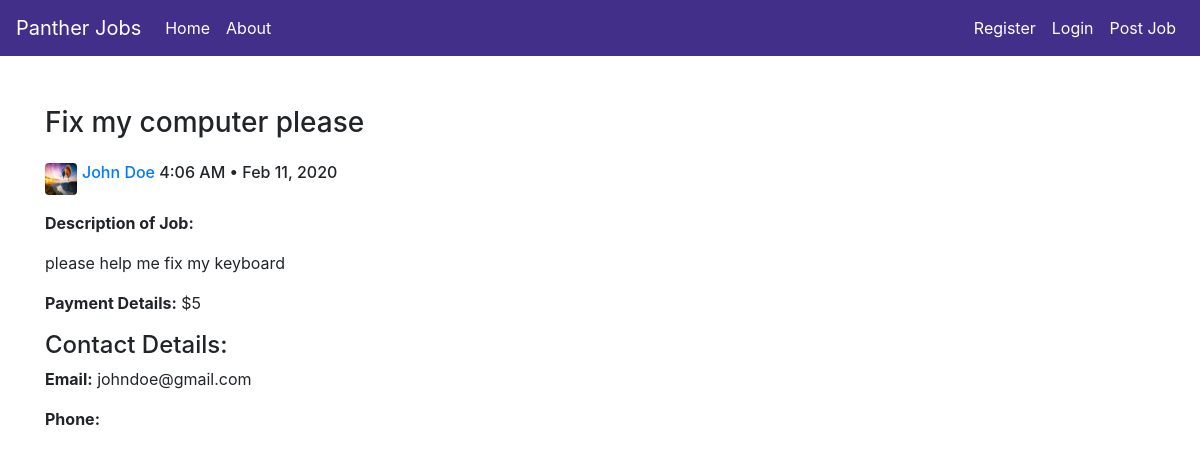
/post/6, run on the app's committed database.
### pantherjobs/models.py (models this page shows, shortened)
class Post(db.Model):
    id = db.Column(db.Integer, primary_key=True, autoincrement=True)
    title = db.Column(db.String(100), nullable=False)
    date_posted = db.Column(db.DateTime, nullable=False, default=datetime.utcnow)
    content = db.Column(db.Text, nullable=False)
    job_timeframe = db.Column(db.Text, nullable=False)
    payment = db.Column(db.Text, nullable=False)
    email = db.Column(db.String(120), nullable=False)
    phone = db.Column(db.Text, nullable=True)
    user_id = db.Column(db.Integer, db.ForeignKey('user.id'), nullable=False)

class User(db.Model, UserMixin):
    id = db.Column(db.Integer, primary_key=True, autoincrement=True)
    fullname = db.Column(db.String(40), unique=True, nullable=False)
    email = db.Column(db.String(120), unique=True, nullable=False)
    image_file = db.Column(db.String(20), nullable=False, default='default.jpg')
    password = db.Column(db.String(60), nullable=False)
    posts = db.relationship('Post', backref='author', lazy=True)

### pantherjobs/routes.py (the view)
@app.route('/post/<int:post_id>')
def post(post_id):
    post = Post.query.get_or_404(post_id)
    return render_template('post.html', post=post, title=post.title)

### pantherjobs/templates/post.html (shortened to what this page needs)
 {% extends "layout.html"%}
{% block content %}
    <h3 style="padding-bottom: 15px;">{{ post.title }}</h3>
    <div class="d-flex flex-row bd-highlight mb-3">
        <img src="{{ url_for('static', filename='/profile_pics/' + post.author.image_file ) }}" alt=""
        class="rounded" height="32" width="32">
        <h6 class="card-text" style="padding-left: 5px;">
            <a href="{{ url_for('user_posts', fullname=post.author.fullname) }}">{{ post.author['fullname'] }} </a>
            {{ post.date_posted.strftime('%-I:%M %p • %b %-d, %Y') }}
        </h6>
    </div>
        <p><b>Description of Job:</b></p>
        <p>{{ post.content }}</p>
    <div>
    <div>
        <p><b>Payment Details:</b> {{ post.payment }}</p>
    </div>
    <h4>Contact Details:</h4>
    <p><b>Email:</b> {{ post.email }} </p>
    <p><b>Phone:</b> {{ post.phone }} </p>
    </div>
{% endblock content %}

### data on the page
Post: title "Fix my computer please", date_posted "4:06 AM • Feb 11, 2020", content "please help me fix my keyboard", payment "$5", email "johndoe@gmail.com"
User: image_file (picture), author.fullname "John Doe"
